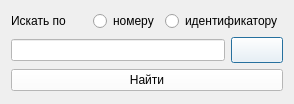
<?xml version="1.0" encoding="UTF-8"?>
<ui version="4.0">
 <class>Dialog</class>
 <widget class="QDialog" name="Dialog">
  <property name="geometry">
   <rect>
    <x>0</x>
    <y>0</y>
    <width>294</width>
    <height>104</height>
   </rect>
  </property>
  <property name="windowTitle">
   <string>Dialog</string>
  </property>
  <property name="styleSheet">
   <string notr="true"/>
  </property>
  <layout class="QVBoxLayout" name="verticalLayout">
   <item>
    <layout class="QHBoxLayout" name="horizontalLayout">
     <item>
      <widget class="QLabel" name="lbl_findby">
       <property name="font">
        <font>
         <family>Arial</family>
         <pointsize>9</pointsize>
        </font>
       </property>
       <property name="text">
        <string>Искать по</string>
       </property>
      </widget>
     </item>
     <item>
      <spacer name="horizontalSpacer">
       <property name="orientation">
        <enum>Qt::Orientation::Horizontal</enum>
       </property>
       <property name="sizeHint" stdset="0">
        <size>
         <width>40</width>
         <height>20</height>
        </size>
       </property>
      </spacer>
     </item>
     <item>
      <widget class="QRadioButton" name="rdbttn_num">
       <property name="font">
        <font>
         <family>Arial</family>
         <pointsize>9</pointsize>
        </font>
       </property>
       <property name="text">
        <string>номеру</string>
       </property>
      </widget>
     </item>
     <item>
      <widget class="QRadioButton" name="rdbttn_id">
       <property name="font">
        <font>
         <family>Arial</family>
         <pointsize>9</pointsize>
        </font>
       </property>
       <property name="text">
        <string>идентификатору</string>
       </property>
      </widget>
     </item>
    </layout>
   </item>
   <item>
    <layout class="QHBoxLayout" name="horizontalLayout_2">
     <item>
      <widget class="QLineEdit" name="lndt_searchbar">
       <property name="font">
        <font>
         <family>Times New Roman</family>
         <pointsize>9</pointsize>
        </font>
       </property>
       <property name="styleSheet">
        <string notr="true">background-color: #FFFFFF</string>
       </property>
      </widget>
     </item>
     <item>
      <widget class="QPushButton" name="pshbttn_random">
       <property name="font">
        <font>
         <family>Times New Roman</family>
         <pointsize>11</pointsize>
        </font>
       </property>
       <property name="styleSheet">
        <string notr="true">background-color: #FFFFFF</string>
       </property>
       <property name="text">
        <string/>
       </property>
      </widget>
     </item>
    </layout>
   </item>
   <item>
    <widget class="QPushButton" name="pshbttn_find">
     <property name="font">
      <font>
       <family>Arial</family>
       <pointsize>9</pointsize>
      </font>
     </property>
     <property name="styleSheet">
      <string notr="true">background-color: #FFFFFF</string>
     </property>
     <property name="text">
      <string>Найти</string>
     </property>
    </widget>
   </item>
  </layout>
 </widget>
 <resources/>
 <connections/>
</ui>
